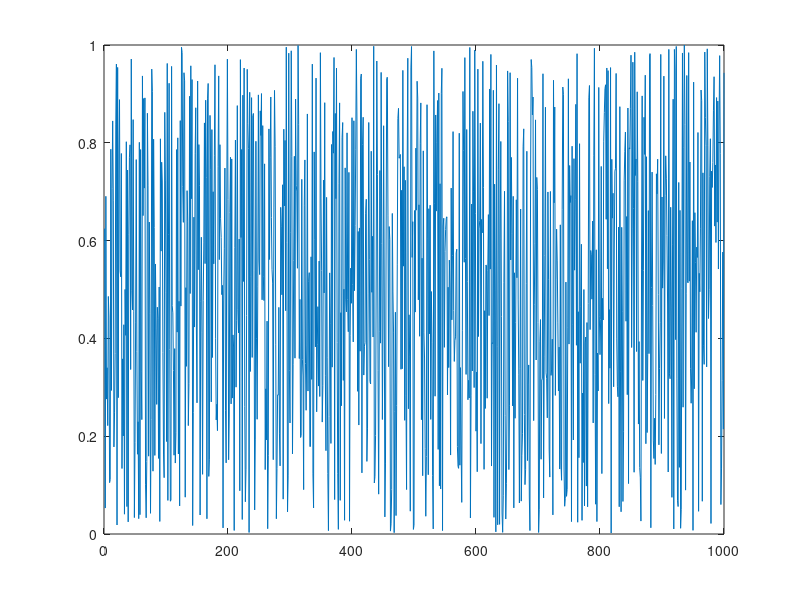

Here is the MATLAB script that generated this plot:
% print_latex_test.m

graphics_toolkit("qt");

% dbstop print 

profile on
version

x=rand(1000,1);
plot(x);
tic;
print("x","-dpdflatex");
toc;
close;

profile off
profshow(5)

%{
% Compile the following TeX with pdflatex:

\pdfminorversion=7
\documentclass[a4paper,twoside,10pt,english]{report}
\usepackage{geometry}
\geometry{verbose,nomarginpar,tmargin=1.5cm,bmargin=1.5cm,lmargin=1.5cm,
rmargin=1.5cm,headheight=1cm,headsep=1cm,footskip=1cm}

\usepackage{amsfonts}
\usepackage{amsmath}
\usepackage{amssymb}
\usepackage{float}
\usepackage[T1]{fontenc}
\usepackage[utf8]{inputenc}
\usepackage{lmodern}
\usepackage{graphicx}
\usepackage{xcolor}

\begin{document}

\begin{figure}
\centering
\scalebox{1}{\input{x}}
\end{figure}

\end{document}

%}
